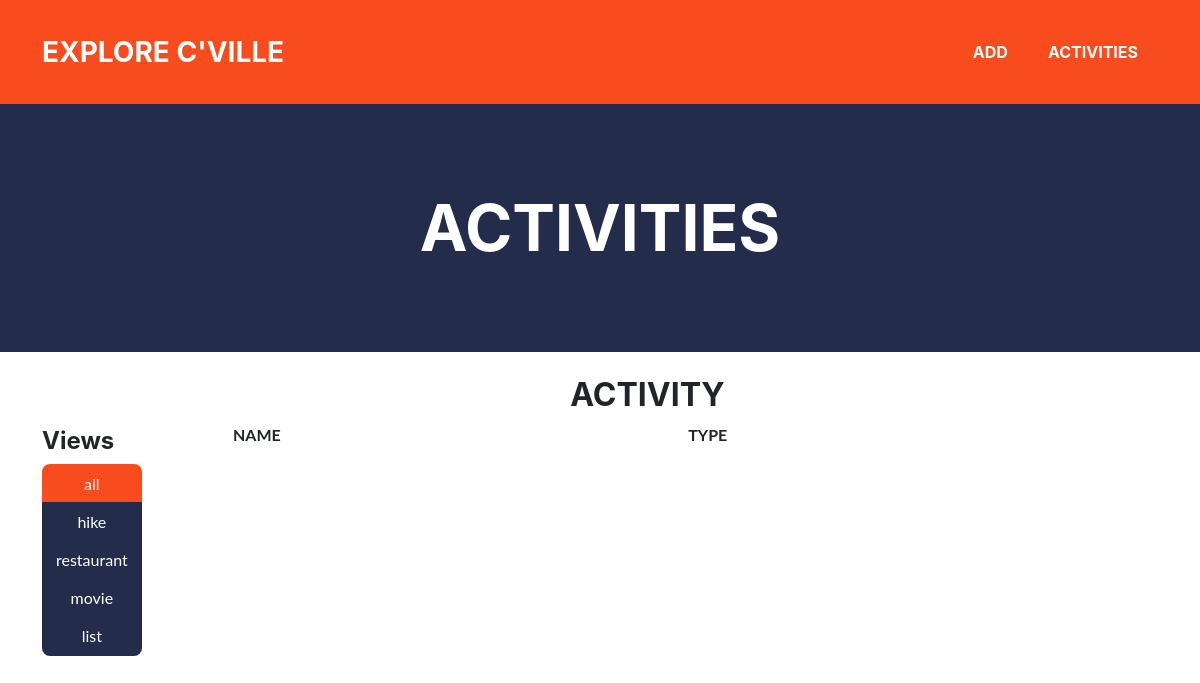
The page /activities.php on the database as committed earlier.
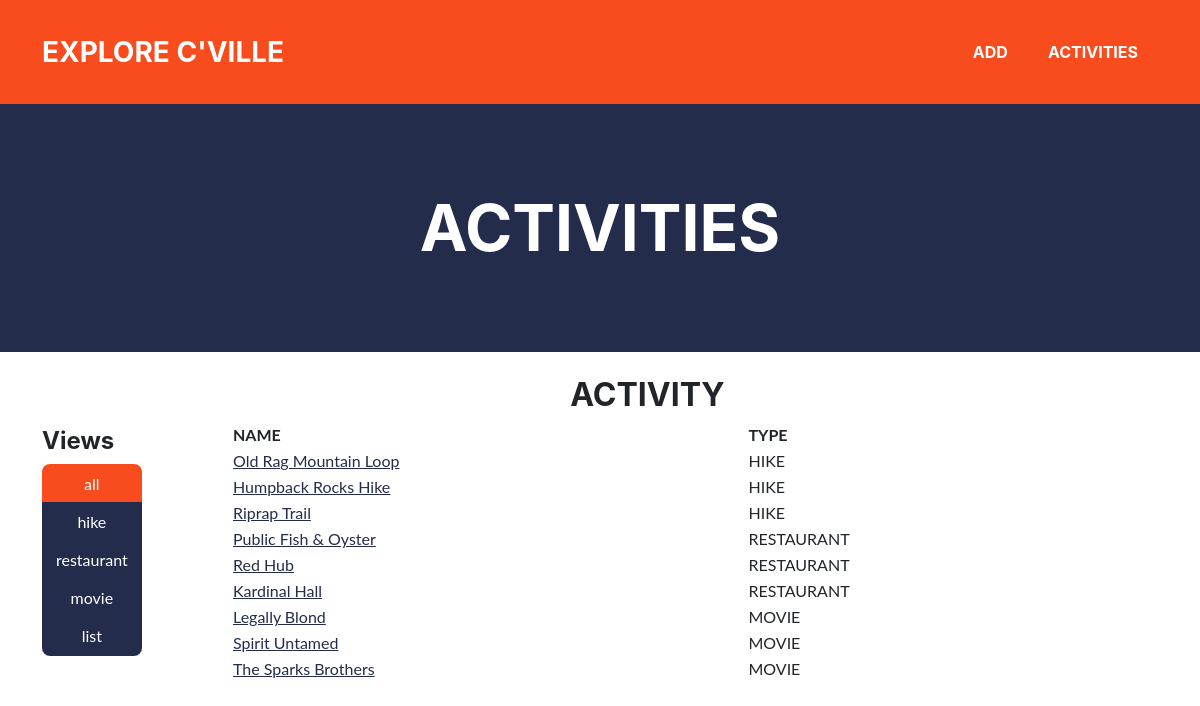
The same page on the database as committed later.
### tables this page shows
CREATE TABLE `ACTIVITY` (
  `ACTIVITY_ID` int(11) NOT NULL,
  `ACTIVITY_NAME` text NOT NULL,
  `ACTIVITY_OPENTIME` time DEFAULT current_timestamp(),
  `ACTIVITY_CLOSETIME` time DEFAULT current_timestamp(),
  `ACTIVITY_TYPE` varchar(12) NOT NULL,
  `ACTIVITY_URL` text NOT NULL
);

### activities.php (the view, shortened to what this page needs)
<!DOCTYPE html>
<html lang="en">
<head>
  <link rel="stylesheet" href="https://stackpath.bootstrapcdn.com/bootstrap/4.3.1/css/bootstrap.min.css">
  <link rel="stylesheet" href="css/styles.css">
</head>
<body id="page-top">
  <nav class="navbar navbar-expand-lg bg-secondary text-uppercase fixed-top" id="mainNav">
      <div class="container">
          <a class="navbar-brand" href="./index.php">Explore C'Ville</a>
          <div class="collapse navbar-collapse" id="navbarResponsive">
              <ul class="navbar-nav ms-auto">
                  <li class="nav-item mx-0 mx-lg-1"><a class="nav-link py-3 px-0 px-lg-3 rounded" href="#">Add</a></li>
                  <li class="nav-item mx-0 mx-lg-1"><a class="nav-link py-3 px-0 px-lg-3 rounded" href="./activities.php">Activities</a></li>
              </ul>
          </div>
      </div>
  </nav>
  <header class="masthead bg-primary text-white text-center">
      <div class="container d-flex align-items-center flex-column">
          <h1 class="masthead-heading text-uppercase mb-0">Activities</h1>
      </div>
  </header>
  <div class="container">
    <center>
    <div class="row">
      <div class="col-1" style="line-height:75px">
        <br />
        <h4> Views </h4>
        <form action="<?php $_SERVER['PHP_SELF'] ?>" method="get" style="line-height:50px">
          <div class="btn-group-vertical">
          <input type="submit" name="btnaction" value="all" class="btn text-white bg-<?php if(!isset($_GET['btnaction'])||$_GET['btnaction']=='all'){echo "secondary";}else{echo "primary";} ?>" />
          <input type="submit" name="btnaction" value="hike" class="btn text-white bg-<?php if(isset($_GET['btnaction'])&&$_GET['btnaction']=='hike'){echo "secondary";}else{echo "primary";} ?>" />
          <input type="submit" name="btnaction" value="restaurant" class="btn text-white bg-<?php if(isset($_GET['btnaction'])&&$_GET['btnaction']=='restaurant'){echo "secondary";}else{echo "primary";} ?>" />
          <input type="submit" name="btnaction" value="movie" class="btn text-white bg-<?php if(isset($_GET['btnaction'])&&$_GET['btnaction']=='movie'){echo "secondary";}else{echo "primary";} ?>" />
          <input type="submit" name="btnaction" value="list" class="btn text-white bg-<?php if(isset($_GET['btnaction'])&&$_GET['btnaction']=='list'){echo "secondary";}else{echo "primary";} ?>" />
          </div>
        </form>
        <br />
      </div>
      <div class="col-1" style="line-height:75px"> </div>
      <div class="col-9">
        <br />
  <?php require('connect-db.php'); ?>
  <?php
  try
  {
    if (isset($_GET['btnaction']))
    {
      switch ($_GET['btnaction'])
        {
          case 'all': showActivity("ACTIVITY");  break;
          case 'hike': showHike();  break;
          case 'restaurant': showRestaurant();  break;
          case 'movie': showMovie();  break;
          case 'list': getList();  break;
          case 'delete_hike': deleteActivity("HIKE", $_GET['id']); break;
          case 'delete_restaurant': deleteActivity("RESTAURANT", $_GET['id']); break;
        }
    }
    else { showActivity("ACTIVITY"); }
  }
  catch (Exception $e)
  {
    $error_message = $e->getMessage();
    echo "<p>Error message: $error_message </p>";
  }
  ?>
  <?php
  function showActivity($act)
  {
    global $db;
    $query = "SELECT * FROM $act";
    $statement = $db->prepare($query);
    $statement->execute();
    $results = $statement->fetchAll();
    echo "<h2> $act </h2>";
    echo "<table style='width:100%''>
          <tr>
            <th>NAME</th>
            <th>TYPE</th>
          </tr>";
    foreach ($results as $result)
    {
      echo "<tr>
      <td> <a href='" . $result['ACTIVITY_URL'] . "' target='_blank'>" . $result['ACTIVITY_NAME'] . "</a></td>
      <td>" . $result['ACTIVITY_TYPE'] . "</td>
      </tr>";
    }
    echo "</table>";
  }
  ?>
        </div>
    </div>
    </center>
  </div>
</body>

Rows that differ between the two databases and show on the page:
added activity: ACTIVITY_NAME "Old Rag Mountain Loop", ACTIVITY_TYPE "HIKE"
added activity: ACTIVITY_NAME "Humpback Rocks Hike", ACTIVITY_TYPE "HIKE"
added activity: ACTIVITY_NAME "Riprap Trail", ACTIVITY_TYPE "HIKE"
added activity: ACTIVITY_NAME "Public Fish & Oyster", ACTIVITY_TYPE "RESTAURANT"
added activity: ACTIVITY_NAME "Red Hub", ACTIVITY_TYPE "RESTAURANT"
added activity: ACTIVITY_NAME "Kardinal Hall", ACTIVITY_TYPE "RESTAURANT"
added activity: ACTIVITY_NAME "Legally Blond", ACTIVITY_TYPE "MOVIE"
added activity: ACTIVITY_NAME "Spirit Untamed", ACTIVITY_TYPE "MOVIE"
added activity: ACTIVITY_NAME "The Sparks Brothers", ACTIVITY_TYPE "MOVIE"
